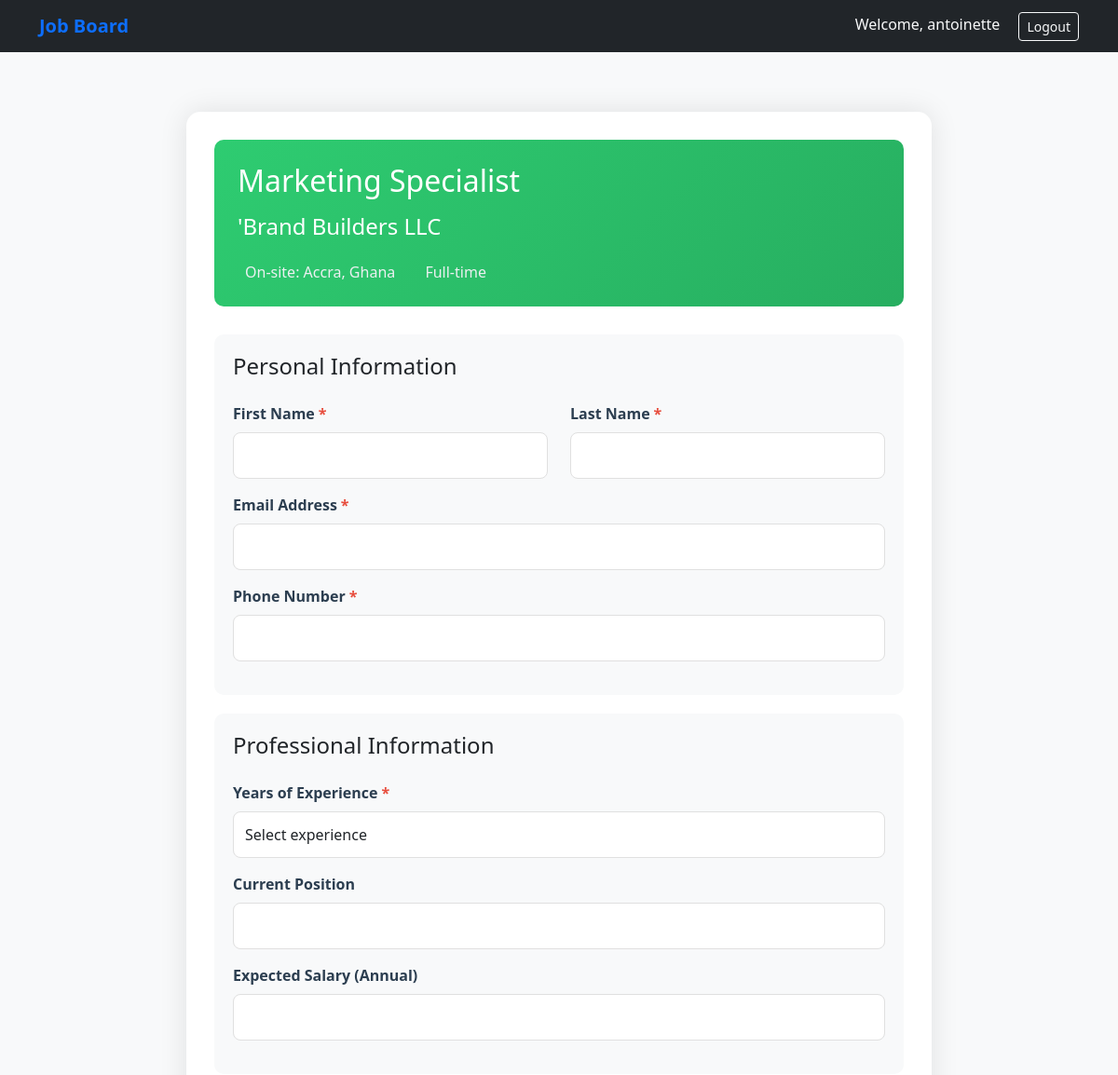
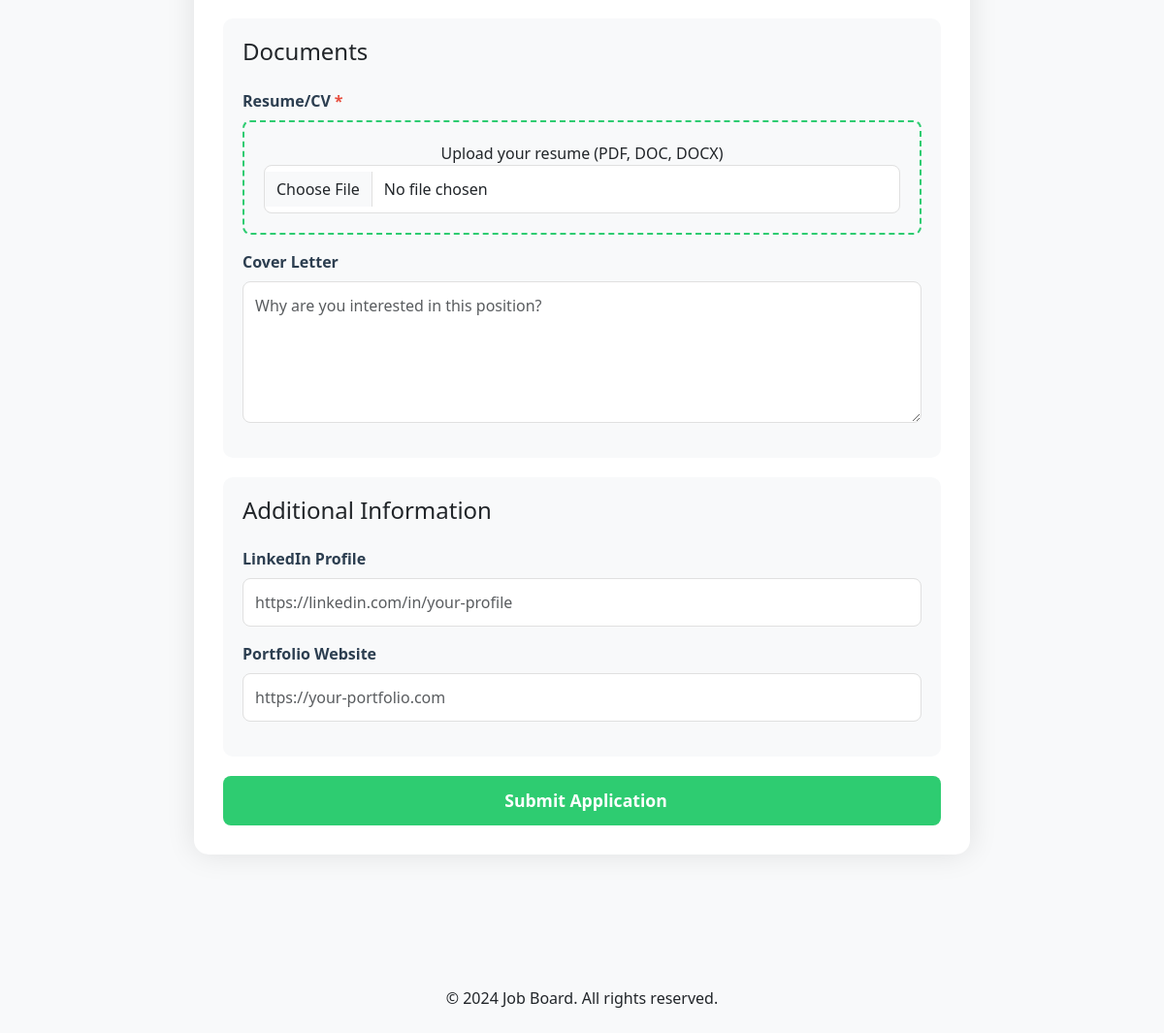
/apply-job/5/ (signed in), run on the app's committed database (2 pictures, top to bottom).
### jobs/models.py (models this page shows, shortened)
class Job(models.Model):
    LOCATION_CHOICES = [
        ('Remote', 'Remote - Work from anywhere'),
        ('On-site: New York, NY, USA', 'On-site: New York, NY, USA'),
        ('On-site: San Francisco, CA, USA', 'On-site: San Francisco, CA, USA'),
        ('On-site: Austin, TX, USA', 'On-site: Austin, TX, USA'),
        ('On-site: Chicago, IL, USA', 'On-site: Chicago, IL, USA'),
        ('Hybrid: San Francisco, CA, USA', 'Hybrid: San Francisco, CA, USA'),
        ('Hybrid: New York, NY, USA', 'Hybrid: New York, NY, USA'),
        ('On-site: Kigali, Rwanda', 'On-site: Kigali, Rwanda'),
        ('On-site: Nairobi, Kenya', 'On-site: Nairobi, Kenya'),
        ('On-site: Lagos, Nigeria', 'On-site: Lagos, Nigeria'),
        ('On-site: Accra, Ghana', 'On-site: Accra, Ghana'),
        ('Hybrid: Kigali, Rwanda', 'Hybrid: Kigali, Rwanda'),
        ('Hybrid: Nairobi, Kenya', 'Hybrid: Nairobi, Kenya'),
    ]
    title = models.CharField(max_length=200)
    description = models.TextField()
    company_name = models.CharField(max_length=200, default='Unknown Company')  # Set a default value
    location = models.CharField(max_length=100, choices=LOCATION_CHOICES, default='Remote')  # Set a default value
    employment_type = models.CharField(max_length=50, default='Full-time')  # Set a default value
    salary_range = models.CharField(max_length=100, blank=True)  # Optional
    application_deadline = models.DateField(default=datetime.date.today)  # Set a default value
    category = models.ForeignKey(Category, on_delete=models.CASCADE)
    created_at = models.DateTimeField(auto_now_add=True)
    is_available = models.BooleanField(default=True)  # Indicates if the job is still open for applications

### jobs/views.py (the view, shortened to what this page needs)
# urls.py: path('apply-job/<int:job_id>/', views.apply_job, name='apply_job'),
@login_required
def apply_job(request, job_id):
    job = get_object_or_404(Job, id=job_id)
    if Application.objects.filter(user=request.user, job=job).exists():
        messages.warning(request, 'You have already applied for this job.')
        return redirect('user_dashboard')
    context = {
        'job': job
    }
    return render(request, 'jobs/apply_job.html', context)

### templates/jobs/apply_job.html (shortened to what this page needs)
{% extends 'jobs/base.html' %}
{% block content %}
<div class="container">
    <div class="application-container">
        <div class="job-header">
            <h2 class="mb-3">{{ job.title }}</h2>
            <h4 class="mb-3">{{ job.company_name }}</h4>
            <div class="job-details">
                <span class="job-detail">
                    {{ job.location }}
                </span>
                <span class="job-detail">
                    {{ job.employment_type }}
                </span>
            </div>
        </div>
        <form method="POST" enctype="multipart/form-data">
            <div class="form-section">
                <h4 class="mb-4">Personal Information</h4>
                <div class="row">
                    <div class="col-md-6 mb-3">
                        <label for="first_name" class="form-label required-field">First Name</label>
                        <input type="text" class="form-control" id="first_name" name="first_name" required>
                    </div>
                    <div class="col-md-6 mb-3">
                        <label for="last_name" class="form-label required-field">Last Name</label>
                        <input type="text" class="form-control" id="last_name" name="last_name" required>
                    </div>
                </div>
                <div class="mb-3">
                    <label for="email" class="form-label required-field">Email Address</label>
                    <input type="email" class="form-control" id="email" name="email" required>
                </div>
                <div class="mb-3">
                    <label for="phone" class="form-label required-field">Phone Number</label>
                    <input type="tel" class="form-control" id="phone" name="phone" required>
                </div>
            </div>
            <div class="form-section">
                <h4 class="mb-4">Professional Information</h4>
                <div class="mb-3">
                    <label for="experience" class="form-label required-field">Years of Experience</label>
                    <select class="form-control" id="experience" name="experience" required>
                        <option value="">Select experience</option>
                    </select>
                </div>
                <div class="mb-3">
                    <label for="current_position" class="form-label">Current Position</label>
                    <input type="text" class="form-control" id="current_position" name="current_position">
                </div>
                <div class="mb-3">
                    <label for="expected_salary" class="form-label">Expected Salary (Annual)</label>
                    <input type="number" class="form-control" id="expected_salary" name="expected_salary">
                </div>
            </div>
            <div class="form-section">
                <h4 class="mb-4">Documents</h4>
                <div class="mb-3">
                    <label for="resume" class="form-label required-field">Resume/CV</label>
                    <div class="upload-btn">
                        <p class="mb-0">Upload your resume (PDF, DOC, DOCX)</p>
                        <input type="file" class="form-control" id="resume" name="resume" accept=".pdf,.doc,.docx" required>
                    </div>
                </div>
                <div class="mb-3">
                    <label for="cover_letter" class="form-label">Cover Letter</label>
                    <textarea class="form-control" id="cover_letter" name="cover_letter" rows="5" placeholder="Why are you interested in this position?"></textarea>
                </div>
            </div>
            <div class="form-section">
                <h4 class="mb-4">Additional Information</h4>
                <div class="mb-3">
                    <label for="linkedin" class="form-label">LinkedIn Profile</label>
                    <input type="url" class="form-control" id="linkedin" name="linkedin" placeholder="https://linkedin.com/in/your-profile">
                </div>
                <div class="mb-3">
                    <label for="portfolio" class="form-label">Portfolio Website</label>
                    <input type="url" class="form-control" id="portfolio" name="portfolio" placeholder="https://your-portfolio.com">
                </div>
            </div>
            <button type="submit" class="submit-btn">
                Submit Application
            </button>
        </form>
    </div>
</div>
{% endblock %}

### templates/jobs/base.html (shortened to what this page needs)
<!DOCTYPE html>
<html lang="en">
<head>
    <link href="https://cdn.jsdelivr.net/npm/bootstrap@5.3.0/dist/css/bootstrap.min.css" rel="stylesheet">
</head>
<body>
    <nav class="navbar navbar-expand-lg navbar-dark bg-dark">
        <div class="container">
            <a class="navbar-brand" href="{% url 'home' %}">Job Board</a>
            {% if user.is_authenticated %}
                <div class="ms-auto">
                    <span class="navbar-text text-light me-3">Welcome, {{ user.username }}</span>
                    <a href="{% url 'logout' %}" class="btn btn-outline-light btn-sm">Logout</a>
                </div>
            {% endif %}
        </div>
    </nav>
    <main class="py-4">
        {% block content %}{% endblock %}
    </main>
    <footer class="bg-light py-4 mt-5">
        <div class="container text-center">
            <p class="mb-0">&copy; 2024 Job Board. All rights reserved.</p>
        </div>
    </footer>
</body>
</html>

### templates/jobs/base.html (style rules this page uses)
body { background-color: #f8f9fa; }
.navbar-brand { font-weight: bold; color: #0d6efd !important; }

### templates/jobs/apply_job.html (style rules this page uses)
.application-container { max-width: 800px; margin: 40px auto; padding: 30px; background: white; border-radius: 15px; box-shadow: 0 0 30px rgba(0,0,0,0.1); }
.job-header { background: linear-gradient(135deg, #2ecc71, #27ae60); color: white; padding: 25px; border-radius: 10px; margin-bottom: 30px; }
.form-label { font-weight: 600; color: #2c3e50; margin-bottom: 8px; }
.form-control { padding: 12px; border-radius: 8px; border: 1px solid #e0e0e0; transition: all 0.3s ease; }
.submit-btn { background: #2ecc71; color: white; padding: 12px 30px; border: none; border-radius: 8px; font-weight: 600; font-size: 1.1rem; transition: all 0.3s ease; width: 100%; }
.job-detail { display: inline-flex; align-items: center; margin-right: 20px; color: #ecf0f1; }
.required-field::after { content: "*"; color: #e74c3c; margin-left: 4px; }
.form-section { background: #f8f9fa; padding: 20px; border-radius: 10px; margin-bottom: 20px; }
.upload-btn { background: #f8f9fa; border: 2px dashed #2ecc71; padding: 20px; border-radius: 8px; text-align: center; cursor: pointer; transition: all 0.3s ease; }

### data on the page
Job: title "Marketing Specialist", company_name "'Brand Builders LLC", location "On-site: Accra, Ghana", employment_type "Full-time"

### other printed values
{{ user.username }} "antoinette"
